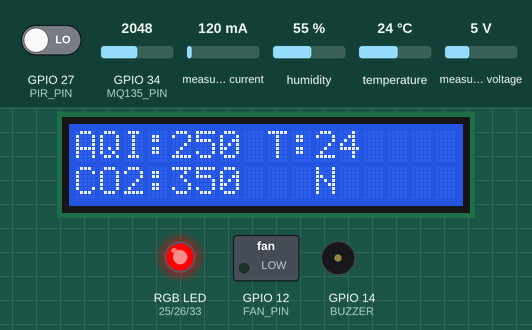
The sketch below on a simulated ESP32. Shown: 16×2 character LCD, switched loads named in the sketch (green lamp = pin HIGH), an RGB LED mixed from three pins (HIGH = lit), buzzer (waves = sounding, pin HIGH). The test bench sets the inputs (shaded band); at power-on: GPIO 27 (PIR_PIN) LOW, GPIO 34 (MQ135_PIN) = 2048, measured current 120 mA, humidity 55 %, temperature 24 °C, measured voltage 5 V (analog values on the 0–4095 scale). What the sketch prints to the serial monitor is not drawn.

Above: at 2.2 s.
2.3 s: GPIO 27 (PIR_PIN) driven HIGH
At 4.5 s:
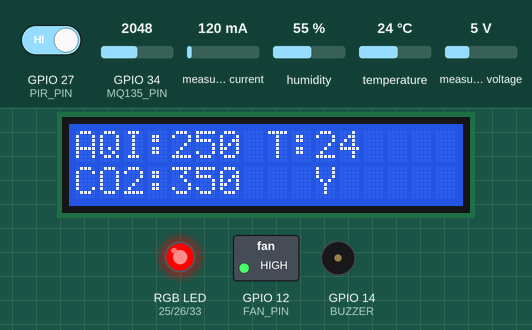
7.3 s: GPIO 34 (MQ135_PIN) set to 857
At 10.4 s:
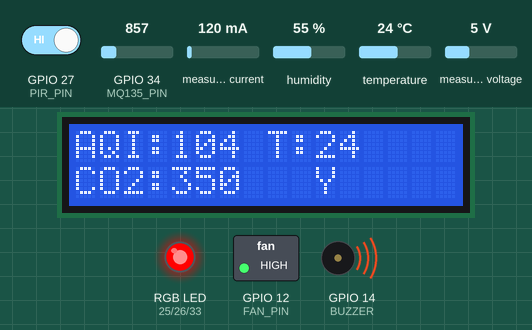
11.8 s: GPIO 34 (MQ135_PIN) set to 800
At 13.6 s:
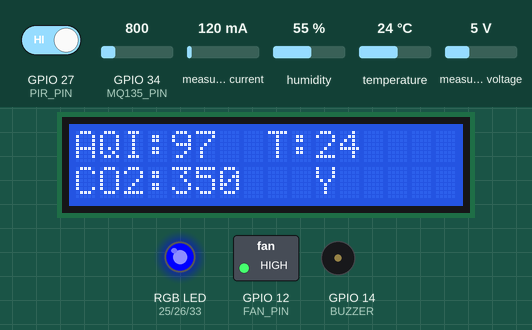
14.2 s: GPIO 34 (MQ135_PIN) set to 437
At 15.4 s:
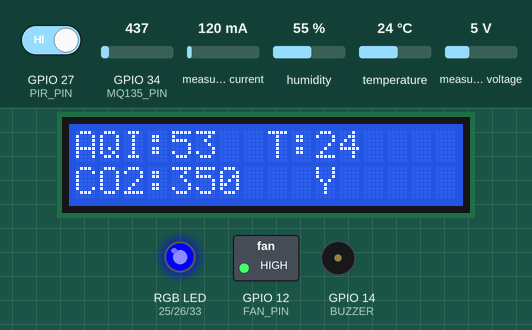
16.3 s: GPIO 34 (MQ135_PIN) set to 393
At 17.2 s:
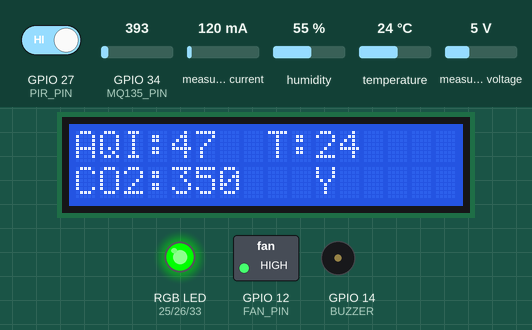
18.4 s: GPIO 27 (PIR_PIN) driven LOW
At 20.2 s:
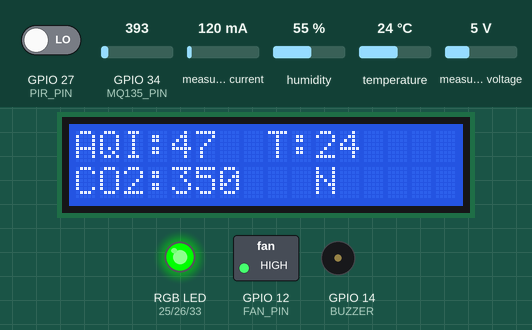
Timing chart, 0 to 21.5 s (numbered marks = the images above; inputs shaded):
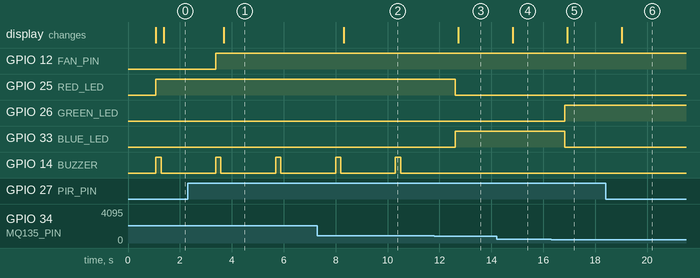

Measured:
- the behaviour switches between 828 and 827 on GPIO 34 (MQ135_PIN) (found by bisection; images 2 and 3)
- the behaviour switches between 418 and 417 on GPIO 34 (MQ135_PIN) (found by bisection; images 4 and 5)
- after the input at 2.3 s, GPIO 12 (FAN_PIN): LOW → HIGH after 1.1 s; the display: changes after 1.4 s (image 1)
- after the input at 7.3 s, the display: changes after 1.0 s (image 2)
- after the input at 11.8 s, GPIO 25 (RED_LED): HIGH → LOW after 0.81 s; GPIO 33 (BLUE_LED): LOW → HIGH after 0.81 s; GPIO 14 (BUZZER): stays LOW (without the input it goes to HIGH after 0.81 s); the display: changes after 0.92 s (image 3)
- after the input at 14.2 s, the display: changes after 0.62 s (image 4)
- after the input at 16.3 s, GPIO 26 (GREEN_LED): LOW → HIGH after 0.52 s; GPIO 33 (BLUE_LED): HIGH → LOW after 0.52 s; the display: changes after 0.63 s (image 5)
- after the input at 18.4 s, the display: changes after 0.63 s (image 6)

The sketch:

FULL_CODE_1.ino
```cpp
#include <math.h>
#include <Wire.h>
#include <Adafruit_INA219.h>
#include <DHT.h>
#include <LiquidCrystal_I2C.h>

/* ---------- MQ135 ---------- */
const int MQ135_PIN = 34;

// Calibration values
float R0 = 7.20;
const float RL = 10.0;
const float VC = 3.3;

bool calibrationMode = false;
const float FRESH_AIR_CO2 = 410.0;

// CO2 curve constants
const float CO2_A = 116.6020682;
const float CO2_B = -2.769034857;

/* ---------- OTHER MODULES ---------- */
#define PIR_PIN 27
#define FAN_PIN 12
#define BUZZER 14

#define RED_LED 25
#define GREEN_LED 26
#define BLUE_LED 33

#define DHTPIN 4
#define DHTTYPE DHT11

DHT dht(DHTPIN, DHTTYPE);
Adafruit_INA219 ina219;
LiquidCrystal_I2C lcd(0x27, 16, 2);

/* ---------- INA219 ENERGY SETTINGS ---------- */
const float tariffPerkWh = 8.0;   // Rs per kWh
unsigned long previousMillis = 0;
float energy_Wh = 0.0;

/* ---------- PIR FAN TIMER SETTINGS ---------- */
unsigned long fanStartTime = 0;
const unsigned long fanRunDuration = 300000; // 5 minutes
bool fanRunning = false;

/* ---------- HELPER FUNCTIONS ---------- */
float getVoltage(int adcValue) {
  return adcValue * (3.3 / 4095.0);
}

float getRs(int adcValue) {
  float vout = getVoltage(adcValue);
  if (vout < 0.01) vout = 0.01;
  return ((VC - vout) / vout) * RL;
}

float getCO2ppm(float rs, float r0) {
  float ratio = rs / r0;
  return CO2_A * pow(ratio, CO2_B);
}

float calculateR0(float rs, float ppm) {
  return rs / pow((ppm / CO2_A), (1.0 / CO2_B));
}

/* ---------- SETUP ---------- */
void setup() {
  Serial.begin(115200);
  delay(1000);

  analogReadResolution(12);

  pinMode(PIR_PIN, INPUT);
  pinMode(FAN_PIN, OUTPUT);
  pinMode(BUZZER, OUTPUT);

  pinMode(RED_LED, OUTPUT);
  pinMode(GREEN_LED, OUTPUT);
  pinMode(BLUE_LED, OUTPUT);

  // Safe startup states
  digitalWrite(FAN_PIN, LOW);
  digitalWrite(BUZZER, LOW);
  digitalWrite(RED_LED, LOW);
  digitalWrite(GREEN_LED, LOW);
  digitalWrite(BLUE_LED, LOW);

  Wire.begin(21, 22);   // ESP32 SDA, SCL

  dht.begin();

  if (!ina219.begin()) {
    Serial.println("INA219 not found");
    while (1) {
      delay(10);
    }
  }

  lcd.init();
  lcd.backlight();
  lcd.clear();

  previousMillis = millis();

  Serial.println("======================================");
  Serial.println("SMART ENVIRONMENT MONITOR - ESP32");
  Serial.println("======================================");

  if (calibrationMode) {
    Serial.println("Mode: CALIBRATION");
    Serial.println("Place sensor in fresh outdoor air");
  } else {
    Serial.println("Mode: MEASUREMENT");
  }
  Serial.println();
}

/* ---------- LOOP ---------- */
void loop() {
  int adcValue = analogRead(MQ135_PIN);

  float voltage = getVoltage(adcValue);
  float rs = getRs(adcValue);

  /* ---------- CALIBRATION MODE ---------- */
  if (calibrationMode) {
    float estimatedR0 = calculateR0(rs, FRESH_AIR_CO2);

    Serial.println("----------- AIR REPORT -----------");
    Serial.print("ADC Value       : ");
    Serial.println(adcValue);
    Serial.print("Sensor Voltage  : ");
    Serial.print(voltage, 3);
    Serial.println(" V");
    Serial.print("Sensor Rs       : ");
    Serial.print(rs, 3);
    Serial.println(" kOhm");
    Serial.print("Estimated R0    : ");
    Serial.print(estimatedR0, 3);
    Serial.println(" kOhm");
    Serial.println("----------------------------------");
    Serial.println("Copy average R0 after stable values");
    Serial.println();

    delay(2000);
    return;
  }

  /* ---------- CO2 ---------- */
  float co2ppm = getCO2ppm(rs, R0);

  if (co2ppm < 350) co2ppm = 350;
  if (co2ppm > 5000) co2ppm = 5000;

  /* ---------- AQI ---------- */
  int AQI = map(adcValue, 0, 4095, 0, 500);

  String airQuality;
  float nh3ppb = 0.0;
  float benzeneppb = 0.0;
  float coppm = 0.0;

  if (AQI <= 25) {
    airQuality = "Excellent";
    nh3ppb = 1.0;
    benzeneppb = 0.3;
    coppm = 0.05;
  }
  else if (AQI <= 50) {
    airQuality = "Good";
    nh3ppb = 2.0;
    benzeneppb = 0.5;
    coppm = 0.10;
  }
  else if (AQI <= 75) {
    airQuality = "Fair";
    nh3ppb = 5.0;
    benzeneppb = 1.0;
    coppm = 0.20;
  }
  else if (AQI <= 100) {
    airQuality = "Moderate";
    nh3ppb = 10.0;
    benzeneppb = 2.0;
    coppm = 0.30;
  }
  else if (AQI <= 125) {
    airQuality = "Slightly Polluted";
    nh3ppb = 18.0;
    benzeneppb = 3.0;
    coppm = 0.50;
  }
  else if (AQI <= 150) {
    airQuality = "Unhealthy Sensitive";
    nh3ppb = 30.0;
    benzeneppb = 4.0;
    coppm = 0.80;
  }
  else if (AQI <= 175) {
    airQuality = "Mildly Unhealthy";
    nh3ppb = 45.0;
    benzeneppb = 5.5;
    coppm = 1.10;
  }
  else if (AQI <= 200) {
    airQuality = "Unhealthy";
    nh3ppb = 60.0;
    benzeneppb = 7.0;
    coppm = 1.50;
  }
  else if (AQI <= 225) {
    airQuality = "Very Unhealthy";
    nh3ppb = 80.0;
    benzeneppb = 8.5;
    coppm = 2.00;
  }
  else if (AQI <= 250) {
    airQuality = "Heavily Polluted";
    nh3ppb = 100.0;
    benzeneppb = 10.0;
    coppm = 2.50;
  }
  else if (AQI <= 275) {
    airQuality = "Severe";
    nh3ppb = 120.0;
    benzeneppb = 12.0;
    coppm = 3.00;
  }
  else if (AQI <= 300) {
    airQuality = "Very Severe";
    nh3ppb = 140.0;
    benzeneppb = 14.0;
    coppm = 3.50;
  }
  else if (AQI <= 325) {
    airQuality = "Hazardous L1";
    nh3ppb = 165.0;
    benzeneppb = 16.0;
    coppm = 4.00;
  }
  else if (AQI <= 350) {
    airQuality = "Hazardous L2";
    nh3ppb = 190.0;
    benzeneppb = 18.0;
    coppm = 4.50;
  }
  else if (AQI <= 375) {
    airQuality = "Hazardous L3";
    nh3ppb = 215.0;
    benzeneppb = 20.0;
    coppm = 5.00;
  }
  else if (AQI <= 400) {
    airQuality = "Extreme Hazard";
    nh3ppb = 240.0;
    benzeneppb = 22.0;
    coppm = 5.50;
  }
  else if (AQI <= 425) {
    airQuality = "Extreme Hazard+";
    nh3ppb = 270.0;
    benzeneppb = 24.0;
    coppm = 6.00;
  }
  else if (AQI <= 450) {
    airQuality = "Critical Pollution";
    nh3ppb = 300.0;
    benzeneppb = 26.0;
    coppm = 6.50;
  }
  else if (AQI <= 475) {
    airQuality = "Critical Pollution+";
    nh3ppb = 330.0;
    benzeneppb = 28.0;
    coppm = 7.00;
  }
  else {
    airQuality = "Emergency";
    nh3ppb = 360.0;
    benzeneppb = 30.0;
    coppm = 8.00;
  }

  /* ---------- CO2 STATUS ---------- */
  String co2Status;
  if (co2ppm <= 450) {
    co2Status = "Fresh Outdoor Air";
  }
  else if (co2ppm <= 600) {
    co2Status = "Very Good Indoor Air";
  }
  else if (co2ppm <= 800) {
    co2Status = "Normal Indoor Air";
  }
  else if (co2ppm <= 1000) {
    co2Status = "Acceptable";
  }
  else if (co2ppm <= 1200) {
    co2Status = "Poor Ventilation";
  }
  else if (co2ppm <= 2000) {
    co2Status = "High CO2 Level";
  }
  else {
    co2Status = "Very High CO2 Level";
  }

  /* ---------- PIR + FAN TIMER LOGIC ---------- */
  int pirValue = digitalRead(PIR_PIN);
  int occupancy_status = 0;

  if (pirValue == HIGH) {
    occupancy_status = 1;
    fanStartTime = millis();   // restart timer every new detection
    fanRunning = true;
  }

  if (fanRunning) {
    if (millis() - fanStartTime < fanRunDuration) {
      digitalWrite(FAN_PIN, HIGH);
    } else {
      digitalWrite(FAN_PIN, LOW);
      fanRunning = false;
    }
  } else {
    digitalWrite(FAN_PIN, LOW);
  }

  /* ---------- RGB LED + BUZZER ---------- */
  digitalWrite(BUZZER, LOW);

  if (AQI <= 50) {
    digitalWrite(GREEN_LED, HIGH);
    digitalWrite(RED_LED, LOW);
    digitalWrite(BLUE_LED, LOW);
  }
  else if (AQI <= 100) {
    digitalWrite(GREEN_LED, LOW);
    digitalWrite(RED_LED, LOW);
    digitalWrite(BLUE_LED, HIGH);
  }
  else {
    digitalWrite(GREEN_LED, LOW);
    digitalWrite(BLUE_LED, LOW);
    digitalWrite(RED_LED, HIGH);

    digitalWrite(BUZZER, HIGH);
    delay(200);
    digitalWrite(BUZZER, LOW);
  }

  /* ---------- DHT ---------- */
  float temperature = dht.readTemperature();
  float humidity = dht.readHumidity();

  if (isnan(temperature)) temperature = 0;
  if (isnan(humidity)) humidity = 0;

  /* ---------- INA219 ADVANCED ---------- */
  unsigned long currentMillis = millis();
  float elapsedHours = (currentMillis - previousMillis) / 3600000.0;
  previousMillis = currentMillis;

  float busVoltage = ina219.getBusVoltage_V();
  float shuntVoltage = ina219.getShuntVoltage_mV();
  float current_mA = ina219.getCurrent_mA();
  float power_mW = ina219.getPower_mW();

  float power_W = power_mW / 1000.0;

  energy_Wh += power_W * elapsedHours;
  float energy_kWh = energy_Wh / 1000.0;

  float cost = energy_kWh * tariffPerkWh;

  /* ---------- SERIAL REPORT ---------- */
  Serial.println("----------- AIR + ENERGY REPORT -----------");

  Serial.print("ADC Value       : ");
  Serial.println(adcValue);

  Serial.print("Sensor Voltage  : ");
  Serial.print(voltage, 3);
  Serial.println(" V");

  Serial.print("Sensor Rs       : ");
  Serial.print(rs, 3);
  Serial.println(" kOhm");

  Serial.print("AQI             : ");
  Serial.println(AQI);

  Serial.print("Air Quality     : ");
  Serial.println(airQuality);

  Serial.print("Approx CO2      : ");
  Serial.print(co2ppm, 1);
  Serial.println(" ppm");

  Serial.print("CO2 Status      : ");
  Serial.println(co2Status);

  Serial.print("Approx NH3      : ");
  Serial.print(nh3ppb, 1);
  Serial.println(" ppb");

  Serial.print("Approx Benzene  : ");
  Serial.print(benzeneppb, 1);
  Serial.println(" ppb");

  Serial.print("Approx CO       : ");
  Serial.print(coppm, 2);
  Serial.println(" ppm");

  Serial.print("Temp            : ");
  Serial.print(temperature);
  Serial.println(" C");

  Serial.print("Humidity        : ");
  Serial.print(humidity);
  Serial.println(" %");

  Serial.print("Bus Voltage     : ");
  Serial.print(busVoltage, 2);
  Serial.println(" V");

  Serial.print("Shunt Voltage   : ");
  Serial.print(shuntVoltage, 2);
  Serial.println(" mV");

  Serial.print("Current         : ");
  Serial.print(current_mA, 2);
  Serial.println(" mA");

  Serial.print("Power           : ");
  Serial.print(power_W, 3);
  Serial.println(" W");

  Serial.print("Energy          : ");
  Serial.print(energy_Wh, 4);
  Serial.println(" Wh");

  Serial.print("Energy          : ");
  Serial.print(energy_kWh, 6);
  Serial.println(" kWh");

  Serial.print("Cost            : Rs ");
  Serial.println(cost, 4);

  Serial.print("Occupancy       : ");
  Serial.println(occupancy_status);

  Serial.print("Fan Status      : ");
  if (digitalRead(FAN_PIN))
    Serial.println("ON");
  else
    Serial.println("OFF");

  Serial.println("-------------------------------------------");
  Serial.println();

  /* ---------- LCD ---------- */
  lcd.clear();

  lcd.setCursor(0, 0);
  lcd.print("AQI:");
  lcd.print(AQI);

  lcd.setCursor(8, 0);
  lcd.print("T:");
  lcd.print(temperature, 0);

  lcd.setCursor(0, 1);
  lcd.print("CO2:");
  lcd.print((int)co2ppm);

  lcd.setCursor(10, 1);
  if (occupancy_status == 1)
    lcd.print("Y");
  else
    lcd.print("N");

  delay(2000);
}
```
